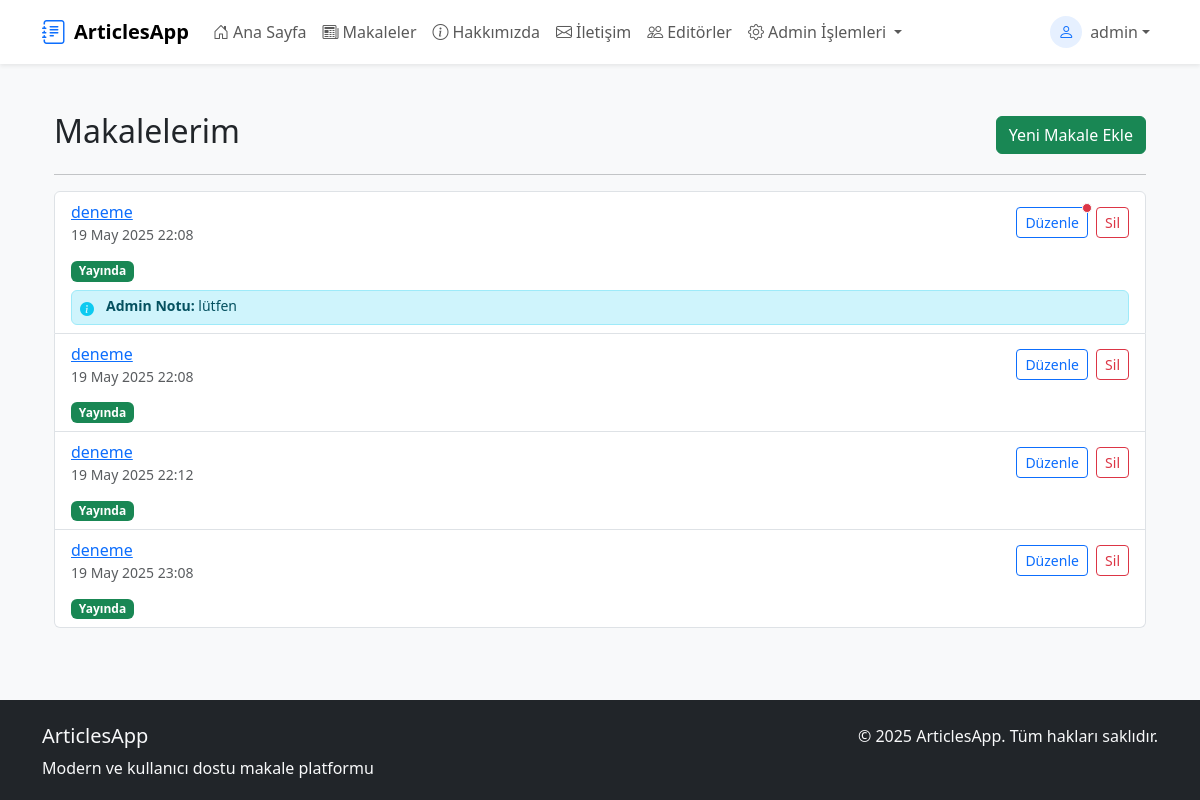
Page /account/my-articles/ (signed in) on the earlier database version.
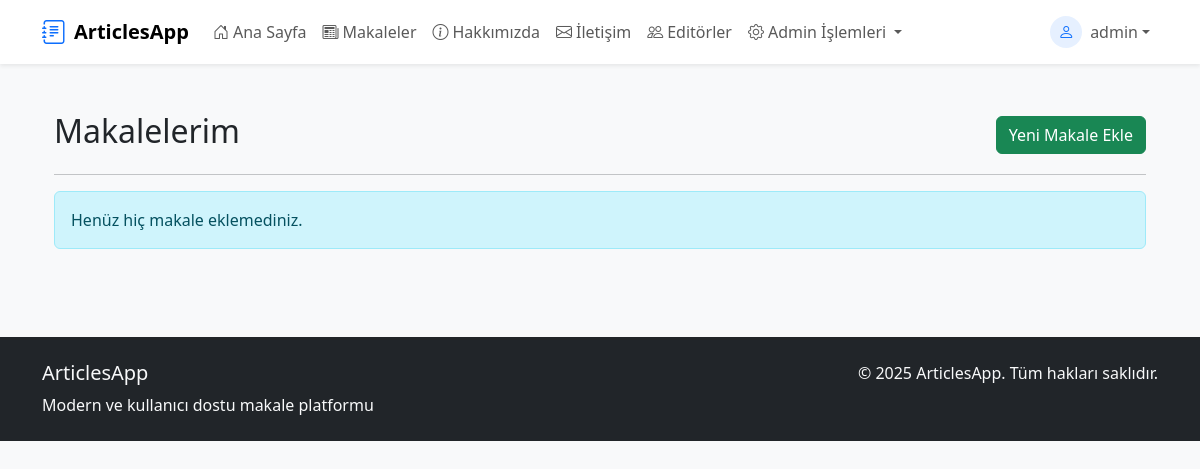
Same page on the later database version.
### articles/models.py (models this page shows, shortened)
class Article(models.Model):
    title = models.CharField(max_length=200)
    description = models.TextField()
    file = models.FileField(
        upload_to=article_file_upload_to,
        validators=[validate_pdf],  # ✅ Buraya eklendi
        null=True,
        blank=True
    )
    date = models.DateField(auto_now=True)
    isActive = models.BooleanField(default=False)
    isHome = models.BooleanField(default=False)
    slug = models.SlugField(null=False, blank=True, unique=True)
    categories = models.ManyToManyField("Category")
    author = models.ForeignKey(User, on_delete=models.CASCADE, null=True, blank=True)
    admin_note = models.TextField(blank=True, null=True)
    created_at = models.DateTimeField(default=timezone.now)
    updated_at = models.DateTimeField(auto_now=True)
    class Meta:
        ordering = ['-updated_at']

### account/views.py (the view)
# urls.py: path('my-articles/', views.my_articles, name='my_articles'),
@login_required
def my_articles(request):
    articles = Article.objects.filter(author=request.user)
    return render(request, 'account/my-articles.html', {'articles': articles})

### account/templates/account/my-articles.html (shortened to what this page needs)
{% extends 'layout.html' %}
{% load static %}
{% block css_file %}
<link rel="stylesheet" href="{% static 'articles/css/style.css' %}">
{% endblock %}
{% block content %}
<div class="container mt-4">
    <div class="d-flex justify-content-between align-items-center">
        <h2>Makalelerim</h2>
        <a href="{% url 'article_create' %}" class="btn btn-success">Yeni Makale Ekle</a>
    </div>
    <hr>
    {% if articles %}
        <ul class="list-group">
            {% for article in articles %}
                <li class="list-group-item d-flex flex-column gap-2">
                    <div class="d-flex justify-content-between align-items-center">
                        <div>
                            {% if article.slug %}
                                <a href="{% url 'article_details' article.slug %}">
                                    {{ article.title }}
                                </a>
                            {% else %}
                                {{ article.title }} <span class="text-danger">(slug eksik)</span>
                            {% endif %}
                            <div class="text-muted small">{{ article.created_at|date:"d M Y H:i" }}</div>
                        </div>
                        <div>
                            <a href="{% url 'article_edit' article.id %}" class="btn btn-sm btn-outline-primary me-1 position-relative">
                                Düzenle
                                {% if article.admin_note and article.admin_note.strip %}
                                    <span class="position-absolute top-0 start-100 translate-middle p-1 bg-danger border border-light rounded-circle">
                                    </span>
                                {% endif %}
                            </a>
                            <form method="POST" action="{% url 'article_delete' article.id %}" class="d-inline">
                                <button class="btn btn-sm btn-outline-danger" type="submit" onclick="return confirm('Makale silinsin mi?')">Sil</button>
                            </form>
                        </div>
                    </div>
                    <div class="mt-1">
                        {% if article.isActive %}
                            <span class="badge bg-success">Yayında</span>
                        {% else %}
                            <span class="badge bg-warning text-dark">Onay Bekliyor</span>
                        {% endif %}
                        {% if article.admin_note %}
                            <div class="alert alert-info mt-2 mb-0 py-1 px-2 small d-flex align-items-start gap-2">
                                <i class="bi bi-info-circle-fill text-info me-1 mt-1"></i>
                                <div>
                                    <strong>Admin Notu:</strong> {{ article.admin_note }}
                                </div>
                            </div>
                        {% endif %}
                    </div>
                </li>
            {% endfor %}
        </ul>
    {% else %}
        <div class="alert alert-info">Henüz hiç makale eklemediniz.</div>
    {% endif %}
</div>
{% endblock %}

Differences in the rows shown:
removed Article: title "deneme", created_at "19 May 2025 22:08", isActive "Yayında", admin_note "lütfen"
removed Article: title "deneme", created_at "19 May 2025 22:08", isActive "Yayında"
removed Article: title "deneme", created_at "19 May 2025 22:12", isActive "Yayında"
removed Article: title "deneme", created_at "19 May 2025 23:08", isActive "Yayında"
Other differences:
text now shown: "Henüz hiç makale eklemediniz."
